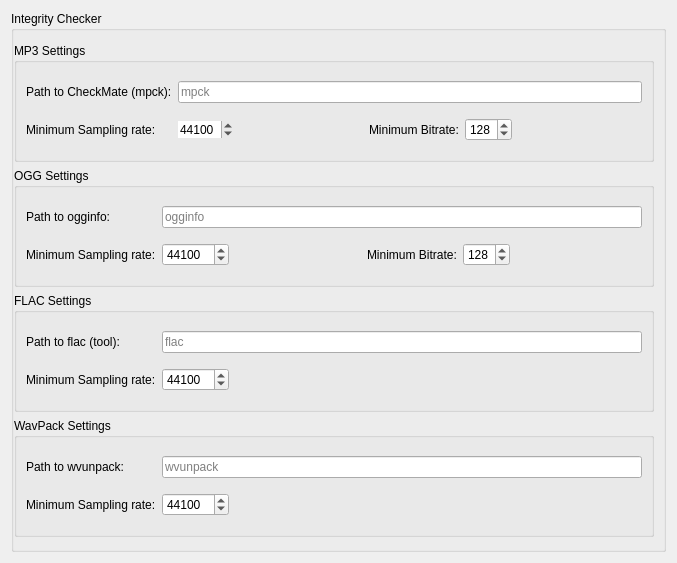
<?xml version="1.0" encoding="UTF-8"?>
<ui version="4.0">
 <author>Nick Kossifidis</author>
 <class>IntCheckerOptionsPage</class>
 <widget class="QWidget" name="IntCheckerOptionsPage">
  <property name="geometry">
   <rect>
    <x>0</x>
    <y>0</y>
    <width>677</width>
    <height>563</height>
   </rect>
  </property>
  <property name="sizePolicy">
   <sizepolicy hsizetype="Preferred" vsizetype="Preferred">
    <horstretch>0</horstretch>
    <verstretch>0</verstretch>
   </sizepolicy>
  </property>
  <property name="windowTitle">
   <string>Integrity Checker</string>
  </property>
  <layout class="QGridLayout" name="gridLayout">
   <item row="0" column="0">
    <widget class="QGroupBox" name="TopGBox">
     <property name="title">
      <string>Integrity Checker</string>
     </property>
     <property name="flat">
      <bool>true</bool>
     </property>
     <layout class="QVBoxLayout" name="verticalLayout">
      <property name="spacing">
       <number>6</number>
      </property>
      <property name="leftMargin">
       <number>0</number>
      </property>
      <property name="topMargin">
       <number>12</number>
      </property>
      <property name="bottomMargin">
       <number>12</number>
      </property>
      <item>
       <widget class="QGroupBox" name="MP3GBox">
        <property name="title">
         <string>MP3 Settings</string>
        </property>
        <property name="flat">
         <bool>true</bool>
        </property>
        <property name="checkable">
         <bool>false</bool>
        </property>
        <layout class="QGridLayout" name="gridLayout_2">
         <item row="1" column="4">
          <widget class="QSpinBox" name="mp3_min_brate">
           <property name="accelerated">
            <bool>false</bool>
           </property>
           <property name="minimum">
            <number>32</number>
           </property>
           <property name="maximum">
            <number>320</number>
           </property>
           <property name="singleStep">
            <number>8</number>
           </property>
           <property name="value">
            <number>128</number>
           </property>
          </widget>
         </item>
         <item row="0" column="1" colspan="5">
          <widget class="QLineEdit" name="mpck_path">
           <property name="placeholderText">
            <string>mpck</string>
           </property>
           <property name="clearButtonEnabled">
            <bool>false</bool>
           </property>
          </widget>
         </item>
         <item row="1" column="3">
          <widget class="QLabel" name="mp3_min_brate_label">
           <property name="text">
            <string>Minimum Bitrate:</string>
           </property>
          </widget>
         </item>
         <item row="0" column="0">
          <widget class="QLabel" name="mpck_cmd_label">
           <property name="text">
            <string>Path to CheckMate (mpck):</string>
           </property>
          </widget>
         </item>
         <item row="1" column="0">
          <widget class="QLabel" name="mp3_srate_label">
           <property name="text">
            <string>Minimum Sampling rate:</string>
           </property>
          </widget>
         </item>
         <item row="1" column="1">
          <widget class="QSpinBox" name="mp3_min_srate">
           <property name="frame">
            <bool>false</bool>
           </property>
           <property name="readOnly">
            <bool>false</bool>
           </property>
           <property name="accelerated">
            <bool>false</bool>
           </property>
           <property name="keyboardTracking">
            <bool>true</bool>
           </property>
           <property name="showGroupSeparator" stdset="0">
            <bool>false</bool>
           </property>
           <property name="minimum">
            <number>32000</number>
           </property>
           <property name="maximum">
            <number>48000</number>
           </property>
           <property name="singleStep">
            <number>100</number>
           </property>
           <property name="stepType">
            <enum>QAbstractSpinBox::DefaultStepType</enum>
           </property>
           <property name="value">
            <number>44100</number>
           </property>
          </widget>
         </item>
         <item row="1" column="2">
          <spacer name="horizontalSpacer">
           <property name="orientation">
            <enum>Qt::Horizontal</enum>
           </property>
           <property name="sizeHint" stdset="0">
            <size>
             <width>40</width>
             <height>20</height>
            </size>
           </property>
          </spacer>
         </item>
         <item row="1" column="5">
          <spacer name="horizontalSpacer_3">
           <property name="orientation">
            <enum>Qt::Horizontal</enum>
           </property>
           <property name="sizeHint" stdset="0">
            <size>
             <width>40</width>
             <height>20</height>
            </size>
           </property>
          </spacer>
         </item>
        </layout>
       </widget>
      </item>
      <item>
       <widget class="QGroupBox" name="OGGGBox">
        <property name="title">
         <string>OGG Settings</string>
        </property>
        <property name="flat">
         <bool>true</bool>
        </property>
        <layout class="QGridLayout" name="gridLayout_3">
         <item row="1" column="4">
          <widget class="QSpinBox" name="ogg_min_brate">
           <property name="accelerated">
            <bool>false</bool>
           </property>
           <property name="minimum">
            <number>32</number>
           </property>
           <property name="maximum">
            <number>500</number>
           </property>
           <property name="singleStep">
            <number>16</number>
           </property>
           <property name="value">
            <number>128</number>
           </property>
          </widget>
         </item>
         <item row="1" column="3">
          <widget class="QLabel" name="ogg_min_brate_label">
           <property name="text">
            <string>Minimum Bitrate:</string>
           </property>
          </widget>
         </item>
         <item row="1" column="1">
          <widget class="QSpinBox" name="ogg_min_srate">
           <property name="minimum">
            <number>8000</number>
           </property>
           <property name="maximum">
            <number>192000</number>
           </property>
           <property name="singleStep">
            <number>100</number>
           </property>
           <property name="value">
            <number>44100</number>
           </property>
          </widget>
         </item>
         <item row="0" column="0">
          <widget class="QLabel" name="ogginfo_cmd_label">
           <property name="text">
            <string>Path to ogginfo:</string>
           </property>
          </widget>
         </item>
         <item row="1" column="0">
          <widget class="QLabel" name="ogg_min_srate_label">
           <property name="text">
            <string>Minimum Sampling rate:</string>
           </property>
          </widget>
         </item>
         <item row="0" column="1" colspan="5">
          <widget class="QLineEdit" name="ogginfo_path">
           <property name="placeholderText">
            <string>ogginfo</string>
           </property>
          </widget>
         </item>
         <item row="1" column="2">
          <spacer name="horizontalSpacer_2">
           <property name="orientation">
            <enum>Qt::Horizontal</enum>
           </property>
           <property name="sizeHint" stdset="0">
            <size>
             <width>40</width>
             <height>20</height>
            </size>
           </property>
          </spacer>
         </item>
         <item row="1" column="5">
          <spacer name="horizontalSpacer_4">
           <property name="orientation">
            <enum>Qt::Horizontal</enum>
           </property>
           <property name="sizeHint" stdset="0">
            <size>
             <width>40</width>
             <height>20</height>
            </size>
           </property>
          </spacer>
         </item>
        </layout>
       </widget>
      </item>
      <item>
       <widget class="QGroupBox" name="FLACGBox">
        <property name="title">
         <string>FLAC Settings</string>
        </property>
        <property name="flat">
         <bool>true</bool>
        </property>
        <layout class="QGridLayout" name="gridLayout_4">
         <item row="1" column="0">
          <widget class="QLabel" name="flac_min_srate_label">
           <property name="text">
            <string>Minimum Sampling rate:</string>
           </property>
          </widget>
         </item>
         <item row="1" column="1">
          <widget class="QSpinBox" name="flac_min_srate">
           <property name="minimum">
            <number>10</number>
           </property>
           <property name="maximum">
            <number>655350</number>
           </property>
           <property name="singleStep">
            <number>10</number>
           </property>
           <property name="value">
            <number>44100</number>
           </property>
          </widget>
         </item>
         <item row="1" column="3">
          <spacer name="flac_spacer2">
           <property name="orientation">
            <enum>Qt::Horizontal</enum>
           </property>
           <property name="sizeHint" stdset="0">
            <size>
             <width>239</width>
             <height>20</height>
            </size>
           </property>
          </spacer>
         </item>
         <item row="0" column="0">
          <widget class="QLabel" name="flac_cmd_label">
           <property name="text">
            <string>Path to flac (tool):</string>
           </property>
          </widget>
         </item>
         <item row="1" column="2">
          <spacer name="flac_spacer1">
           <property name="orientation">
            <enum>Qt::Horizontal</enum>
           </property>
           <property name="sizeHint" stdset="0">
            <size>
             <width>115</width>
             <height>20</height>
            </size>
           </property>
          </spacer>
         </item>
         <item row="0" column="1" colspan="3">
          <widget class="QLineEdit" name="flac_path">
           <property name="placeholderText">
            <string>flac</string>
           </property>
          </widget>
         </item>
        </layout>
       </widget>
      </item>
      <item>
       <widget class="QGroupBox" name="WVGBox">
        <property name="title">
         <string>WavPack Settings</string>
        </property>
        <property name="flat">
         <bool>true</bool>
        </property>
        <layout class="QGridLayout" name="gridLayout_5">
         <item row="0" column="1" colspan="3">
          <widget class="QLineEdit" name="wvunpack_path">
           <property name="placeholderText">
            <string>wvunpack</string>
           </property>
          </widget>
         </item>
         <item row="1" column="0">
          <widget class="QLabel" name="wavpack_min_srate_label">
           <property name="text">
            <string>Minimum Sampling rate:</string>
           </property>
          </widget>
         </item>
         <item row="1" column="3">
          <spacer name="wavpack_spacer2">
           <property name="orientation">
            <enum>Qt::Horizontal</enum>
           </property>
           <property name="sizeHint" stdset="0">
            <size>
             <width>145</width>
             <height>20</height>
            </size>
           </property>
          </spacer>
         </item>
         <item row="1" column="1">
          <widget class="QSpinBox" name="wavpack_min_srate">
           <property name="minimum">
            <number>10</number>
           </property>
           <property name="maximum">
            <number>655350</number>
           </property>
           <property name="singleStep">
            <number>10</number>
           </property>
           <property name="value">
            <number>44100</number>
           </property>
          </widget>
         </item>
         <item row="1" column="2">
          <spacer name="wavpack_spacer1">
           <property name="orientation">
            <enum>Qt::Horizontal</enum>
           </property>
           <property name="sizeHint" stdset="0">
            <size>
             <width>145</width>
             <height>20</height>
            </size>
           </property>
          </spacer>
         </item>
         <item row="0" column="0">
          <widget class="QLabel" name="wvunpack_cmd_label">
           <property name="text">
            <string>Path to wvunpack:</string>
           </property>
          </widget>
         </item>
        </layout>
       </widget>
      </item>
     </layout>
    </widget>
   </item>
  </layout>
 </widget>
 <resources/>
 <connections/>
</ui>
